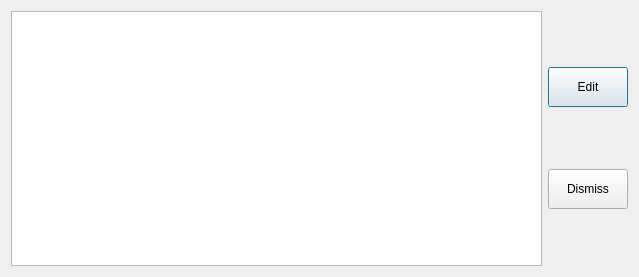
<?xml version="1.0" encoding="UTF-8"?>
<ui version="4.0">
 <class>Ui_Sol_Man</class>
 <widget class="QDialog" name="Ui_Sol_Man">
  <property name="geometry">
   <rect>
    <x>0</x>
    <y>0</y>
    <width>639</width>
    <height>277</height>
   </rect>
  </property>
  <property name="windowTitle">
   <string>Solver Manger</string>
  </property>
  <layout class="QHBoxLayout" name="horizontalLayout">
   <item>
    <widget class="QTableWidget" name="tableWidget"/>
   </item>
   <item>
    <layout class="QVBoxLayout" name="verticalLayout">
     <item>
      <widget class="QPushButton" name="pushButton">
       <property name="minimumSize">
        <size>
         <width>0</width>
         <height>40</height>
        </size>
       </property>
       <property name="text">
        <string>Edit</string>
       </property>
      </widget>
     </item>
     <item>
      <widget class="QPushButton" name="pushButton_2">
       <property name="minimumSize">
        <size>
         <width>0</width>
         <height>40</height>
        </size>
       </property>
       <property name="text">
        <string>Dismiss</string>
       </property>
      </widget>
     </item>
    </layout>
   </item>
  </layout>
 </widget>
 <resources/>
 <connections/>
</ui>
